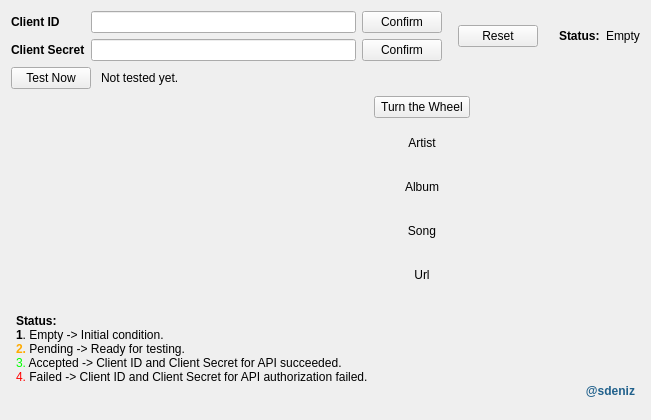
<?xml version="1.0" encoding="UTF-8"?>
<ui version="4.0">
 <class>Form_Auth</class>
 <widget class="QWidget" name="Form_Auth">
  <property name="windowModality">
   <enum>Qt::NonModal</enum>
  </property>
  <property name="enabled">
   <bool>true</bool>
  </property>
  <property name="geometry">
   <rect>
    <x>0</x>
    <y>0</y>
    <width>651</width>
    <height>420</height>
   </rect>
  </property>
  <property name="sizePolicy">
   <sizepolicy hsizetype="Fixed" vsizetype="Fixed">
    <horstretch>20</horstretch>
    <verstretch>20</verstretch>
   </sizepolicy>
  </property>
  <property name="minimumSize">
   <size>
    <width>651</width>
    <height>380</height>
   </size>
  </property>
  <property name="maximumSize">
   <size>
    <width>16777215</width>
    <height>16777215</height>
   </size>
  </property>
  <property name="focusPolicy">
   <enum>Qt::NoFocus</enum>
  </property>
  <property name="windowTitle">
   <string>Spotify Random Track GUI</string>
  </property>
  <property name="windowIcon">
   <iconset>
    <normaloff>../icons/wheel.png</normaloff>../icons/wheel.png</iconset>
  </property>
  <layout class="QGridLayout" name="gridLayout">
   <item row="1" column="3" rowspan="4" alignment="Qt::AlignHCenter">
    <widget class="QWidget" name="retrieve_track_widget" native="true">
     <property name="sizePolicy">
      <sizepolicy hsizetype="Preferred" vsizetype="Minimum">
       <horstretch>100</horstretch>
       <verstretch>0</verstretch>
      </sizepolicy>
     </property>
     <layout class="QVBoxLayout" name="verticalLayout_">
      <item>
       <spacer name="verticalSpacer_between_client_and_retrieve_track">
        <property name="orientation">
         <enum>Qt::Vertical</enum>
        </property>
        <property name="sizeType">
         <enum>QSizePolicy::Maximum</enum>
        </property>
        <property name="sizeHint" stdset="0">
         <size>
          <width>20</width>
          <height>20</height>
         </size>
        </property>
       </spacer>
      </item>
      <item alignment="Qt::AlignHCenter">
       <widget class="QPushButton" name="pushButton_retrieve_track">
        <property name="sizePolicy">
         <sizepolicy hsizetype="Fixed" vsizetype="Fixed">
          <horstretch>0</horstretch>
          <verstretch>0</verstretch>
         </sizepolicy>
        </property>
        <property name="text">
         <string> Turn the Wheel </string>
        </property>
        <property name="icon">
         <iconset>
          <normaloff>../icons/wheel.png</normaloff>../icons/wheel.png</iconset>
        </property>
       </widget>
      </item>
      <item>
       <layout class="QVBoxLayout" name="verticalLayout_track_details">
        <item>
         <widget class="QLabel" name="label_retrieve_track_artist">
          <property name="layoutDirection">
           <enum>Qt::LeftToRight</enum>
          </property>
          <property name="text">
           <string>Artist</string>
          </property>
          <property name="alignment">
           <set>Qt::AlignCenter</set>
          </property>
         </widget>
        </item>
        <item>
         <widget class="QLabel" name="label_retrieve_track_album">
          <property name="text">
           <string>Album</string>
          </property>
          <property name="alignment">
           <set>Qt::AlignCenter</set>
          </property>
         </widget>
        </item>
        <item>
         <widget class="QLabel" name="label_retrieve_track_song">
          <property name="text">
           <string>Song</string>
          </property>
          <property name="alignment">
           <set>Qt::AlignCenter</set>
          </property>
         </widget>
        </item>
        <item>
         <widget class="QLabel" name="label_retrieve_track_url">
          <property name="text">
           <string>Url</string>
          </property>
          <property name="alignment">
           <set>Qt::AlignCenter</set>
          </property>
         </widget>
        </item>
       </layout>
      </item>
     </layout>
    </widget>
   </item>
   <item row="5" column="0" colspan="6" alignment="Qt::AlignBottom">
    <widget class="QTextBrowser" name="textBrowser_status_explanations">
     <property name="sizePolicy">
      <sizepolicy hsizetype="Minimum" vsizetype="Minimum">
       <horstretch>0</horstretch>
       <verstretch>0</verstretch>
      </sizepolicy>
     </property>
     <property name="minimumSize">
      <size>
       <width>516</width>
       <height>100</height>
      </size>
     </property>
     <property name="maximumSize">
      <size>
       <width>16777215</width>
       <height>100</height>
      </size>
     </property>
     <property name="focusPolicy">
      <enum>Qt::NoFocus</enum>
     </property>
     <property name="acceptDrops">
      <bool>false</bool>
     </property>
     <property name="styleSheet">
      <string notr="true">background-color: transparent;</string>
     </property>
     <property name="verticalScrollBarPolicy">
      <enum>Qt::ScrollBarAlwaysOff</enum>
     </property>
     <property name="horizontalScrollBarPolicy">
      <enum>Qt::ScrollBarAlwaysOff</enum>
     </property>
     <property name="sizeAdjustPolicy">
      <enum>QAbstractScrollArea::AdjustIgnored</enum>
     </property>
     <property name="html">
      <string>&lt;!DOCTYPE HTML PUBLIC &quot;-//W3C//DTD HTML 4.0//EN&quot; &quot;http://www.w3.org/TR/REC-html40/strict.dtd&quot;&gt;
&lt;html&gt;&lt;head&gt;&lt;meta name=&quot;qrichtext&quot; content=&quot;1&quot; /&gt;&lt;style type=&quot;text/css&quot;&gt;
p, li { white-space: pre-wrap; }
&lt;/style&gt;&lt;/head&gt;&lt;body style=&quot; font-family:'Sans Serif'; font-size:9pt; font-weight:400; font-style:normal;&quot;&gt;
&lt;p style=&quot; margin-top:0px; margin-bottom:0px; margin-left:0px; margin-right:0px; -qt-block-indent:0; text-indent:0px;&quot;&gt;&lt;span style=&quot; font-weight:600;&quot;&gt;Status:&lt;/span&gt;&lt;/p&gt;
&lt;p style=&quot; margin-top:0px; margin-bottom:0px; margin-left:0px; margin-right:0px; -qt-block-indent:0; text-indent:0px;&quot;&gt;&lt;span style=&quot; font-weight:600;&quot;&gt;1&lt;/span&gt;. Empty -&amp;gt; Initial condition.&lt;/p&gt;
&lt;p style=&quot; margin-top:0px; margin-bottom:0px; margin-left:0px; margin-right:0px; -qt-block-indent:0; text-indent:0px;&quot;&gt;&lt;span style=&quot; font-weight:600; color:#ffaa00;&quot;&gt;2.&lt;/span&gt; Pending -&amp;gt; Ready for testing.&lt;/p&gt;
&lt;p style=&quot; margin-top:0px; margin-bottom:0px; margin-left:0px; margin-right:0px; -qt-block-indent:0; text-indent:0px;&quot;&gt;&lt;span style=&quot; color:#00ff00;&quot;&gt;3.&lt;/span&gt; Accepted -&amp;gt; Client ID and Client Secret for API succeeded.&lt;/p&gt;
&lt;p style=&quot; margin-top:0px; margin-bottom:0px; margin-left:0px; margin-right:0px; -qt-block-indent:0; text-indent:0px;&quot;&gt;&lt;span style=&quot; color:#ff0000;&quot;&gt;4.&lt;/span&gt; Failed -&amp;gt; Client ID and Client Secret for API authorization failed.&lt;/p&gt;
&lt;p align=&quot;right&quot; style=&quot; margin-top:0px; margin-bottom:0px; margin-left:0px; margin-right:0px; -qt-block-indent:0; text-indent:0px;&quot;&gt;&lt;span style=&quot; font-weight:600; color:#21618c;&quot;&gt;@sdeniz&lt;/span&gt;&lt;/p&gt;&lt;/body&gt;&lt;/html&gt;</string>
     </property>
    </widget>
   </item>
   <item row="0" column="0" colspan="6">
    <layout class="QGridLayout" name="gridLayout_client_to_status">
     <property name="sizeConstraint">
      <enum>QLayout::SetMinimumSize</enum>
     </property>
     <property name="topMargin">
      <number>0</number>
     </property>
     <item row="0" column="2">
      <widget class="QLabel" name="label_client_status_passive">
       <property name="font">
        <font>
         <weight>75</weight>
         <bold>true</bold>
        </font>
       </property>
       <property name="text">
        <string>Status:</string>
       </property>
      </widget>
     </item>
     <item row="0" column="0">
      <layout class="QGridLayout" name="gridLayout_client_to_reset">
       <item row="1" column="1">
        <widget class="QLineEdit" name="lineEdit_client_secret"/>
       </item>
       <item row="1" column="0">
        <widget class="QLabel" name="label_client_secret">
         <property name="font">
          <font>
           <weight>75</weight>
           <bold>true</bold>
          </font>
         </property>
         <property name="text">
          <string>Client Secret</string>
         </property>
        </widget>
       </item>
       <item row="0" column="4" rowspan="2">
        <widget class="QPushButton" name="pushButton_client_reset">
         <property name="text">
          <string>Reset</string>
         </property>
        </widget>
       </item>
       <item row="1" column="2">
        <widget class="QPushButton" name="pushButton_client_secret_confirm">
         <property name="text">
          <string>Confirm</string>
         </property>
        </widget>
       </item>
       <item row="0" column="2">
        <widget class="QPushButton" name="pushButton_client_id_confirm">
         <property name="enabled">
          <bool>true</bool>
         </property>
         <property name="autoFillBackground">
          <bool>false</bool>
         </property>
         <property name="text">
          <string>Confirm</string>
         </property>
         <property name="autoDefault">
          <bool>false</bool>
         </property>
         <property name="flat">
          <bool>false</bool>
         </property>
        </widget>
       </item>
       <item row="0" column="0">
        <widget class="QLabel" name="label_client_id">
         <property name="font">
          <font>
           <weight>75</weight>
           <bold>true</bold>
          </font>
         </property>
         <property name="text">
          <string>Client ID</string>
         </property>
         <property name="scaledContents">
          <bool>false</bool>
         </property>
        </widget>
       </item>
       <item row="0" column="1">
        <widget class="QLineEdit" name="lineEdit_client_id"/>
       </item>
       <item row="0" column="3">
        <spacer name="horizontalSpacer">
         <property name="orientation">
          <enum>Qt::Horizontal</enum>
         </property>
         <property name="sizeType">
          <enum>QSizePolicy::Fixed</enum>
         </property>
         <property name="sizeHint" stdset="0">
          <size>
           <width>10</width>
           <height>20</height>
          </size>
         </property>
        </spacer>
       </item>
      </layout>
     </item>
     <item row="0" column="1">
      <spacer name="horizontalSpacer_client_from_reset_to_status">
       <property name="orientation">
        <enum>Qt::Horizontal</enum>
       </property>
       <property name="sizeType">
        <enum>QSizePolicy::Fixed</enum>
       </property>
       <property name="sizeHint" stdset="0">
        <size>
         <width>15</width>
         <height>20</height>
        </size>
       </property>
      </spacer>
     </item>
     <item row="0" column="3">
      <widget class="QLabel" name="label_client_status_active">
       <property name="sizePolicy">
        <sizepolicy hsizetype="Preferred" vsizetype="Maximum">
         <horstretch>0</horstretch>
         <verstretch>0</verstretch>
        </sizepolicy>
       </property>
       <property name="font">
        <font>
         <italic>false</italic>
        </font>
       </property>
       <property name="styleSheet">
        <string notr="true"/>
       </property>
       <property name="text">
        <string>Empty</string>
       </property>
      </widget>
     </item>
    </layout>
   </item>
   <item row="4" column="0">
    <spacer name="verticalSpacer_between_test_now_and_status_explanations">
     <property name="orientation">
      <enum>Qt::Vertical</enum>
     </property>
     <property name="sizeHint" stdset="0">
      <size>
       <width>17</width>
       <height>194</height>
      </size>
     </property>
    </spacer>
   </item>
   <item row="1" column="0">
    <layout class="QHBoxLayout" name="horizontalLayout_test_now_button_and_label">
     <property name="spacing">
      <number>10</number>
     </property>
     <property name="sizeConstraint">
      <enum>QLayout::SetMinimumSize</enum>
     </property>
     <item>
      <widget class="QPushButton" name="pushButton_test_now">
       <property name="sizePolicy">
        <sizepolicy hsizetype="Fixed" vsizetype="Fixed">
         <horstretch>0</horstretch>
         <verstretch>0</verstretch>
        </sizepolicy>
       </property>
       <property name="toolTip">
        <string>&lt;html&gt;&lt;head/&gt;&lt;body&gt;&lt;p&gt;Client ID and Secret ID need to be tested to enable random song request.&lt;/p&gt;&lt;/body&gt;&lt;/html&gt;</string>
       </property>
       <property name="text">
        <string>Test Now</string>
       </property>
       <property name="default">
        <bool>false</bool>
       </property>
       <property name="flat">
        <bool>false</bool>
       </property>
      </widget>
     </item>
     <item alignment="Qt::AlignLeft">
      <widget class="QLabel" name="label_test_now">
       <property name="sizePolicy">
        <sizepolicy hsizetype="Minimum" vsizetype="Fixed">
         <horstretch>0</horstretch>
         <verstretch>0</verstretch>
        </sizepolicy>
       </property>
       <property name="minimumSize">
        <size>
         <width>0</width>
         <height>10</height>
        </size>
       </property>
       <property name="acceptDrops">
        <bool>false</bool>
       </property>
       <property name="layoutDirection">
        <enum>Qt::LeftToRight</enum>
       </property>
       <property name="text">
        <string>Not tested yet.</string>
       </property>
       <property name="scaledContents">
        <bool>true</bool>
       </property>
       <property name="alignment">
        <set>Qt::AlignLeading|Qt::AlignLeft|Qt::AlignVCenter</set>
       </property>
       <property name="wordWrap">
        <bool>false</bool>
       </property>
      </widget>
     </item>
    </layout>
   </item>
   <item row="1" column="1">
    <spacer name="horizontalSpacer_test_now_to_right_end">
     <property name="orientation">
      <enum>Qt::Horizontal</enum>
     </property>
     <property name="sizeHint" stdset="0">
      <size>
       <width>40</width>
       <height>20</height>
      </size>
     </property>
    </spacer>
   </item>
   <item row="4" column="4">
    <spacer name="verticalSpacer_between_status_and_bottom_right">
     <property name="orientation">
      <enum>Qt::Vertical</enum>
     </property>
     <property name="sizeHint" stdset="0">
      <size>
       <width>20</width>
       <height>190</height>
      </size>
     </property>
    </spacer>
   </item>
  </layout>
 </widget>
 <resources/>
 <connections/>
</ui>
